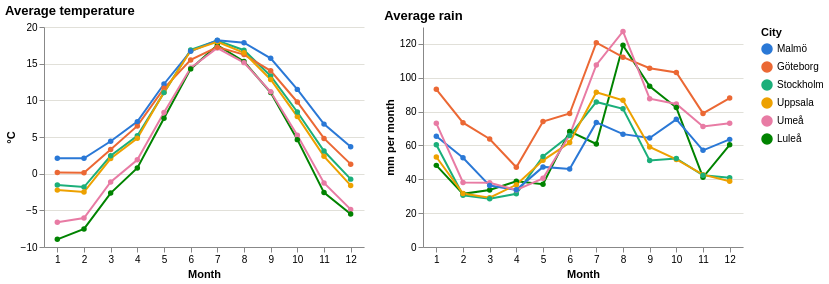

Notebook source saved alongside this figure:
### Markdown cell above
## EDA: weather context per city

Average temperature and rain per month (2021–2026). Two separate charts (not two y-axes on one chart).

### Code cell
monthly = query("""
    SELECT city, month(date_local) AS month,
           avg(temperature_avg_c)  AS temperature_c,
           sum(precipitation_mm) / count(DISTINCT year(date_local)) AS rain_mm
    FROM marts.daily
    GROUP BY ALL
""")

def monthly_line(field, y_title, chart_title):
    return (
        alt.Chart(monthly)
        .mark_line(strokeWidth=2, point=alt.OverlayMarkDef(size=30))
        .encode(
            x=alt.X("month:O", title="Month", axis=alt.Axis(labelAngle=0)),
            y=alt.Y(f"{field}:Q", title=y_title, axis=alt.Axis(gridColor=GRID)),
            color=alt.Color("city:N", sort=CITIES, scale=CITY_SCALE, title="City"),
            tooltip=["city:N", "month:O", alt.Tooltip(f"{field}:Q", format=".1f")],
        )
        .properties(width=320, height=220, title=title(chart_title))
    )

(
    alt.hconcat(monthly_line("temperature_c", "°C", "Average temperature"),
                monthly_line("rain_mm", "mm per month", "Average rain"))
    .configure_view(stroke=None)
)

### Figure 1 — Vega-Lite specification as saved in the notebook (floating-point values rounded to 4 significant figures)
{"config": {"view": {"continuousWidth": 300, "continuousHeight": 300, "stroke": null}}, "hconcat": [{"mark": {"type": "line", "point": {"size": 30}, "strokeWidth": 2}, "encoding": {"color": {"field": "city", "scale": {"domain": ["Malmö", "Göteborg", "Stockholm", "Uppsala", "Umeå", "Luleå"], "range": ["#2a78d6", "#eb6834", "#1baf7a", "#eda100", "#e87ba4", "#008300"]}, "sort": ["Malmö", "Göteborg", "Stockholm", "Uppsala", "Umeå", "Luleå"], "title": "City", "type": "nominal"}, "tooltip": [{"field": "city", "type": "nominal"}, {"field": "month", "type": "ordinal"}, {"field": "temperature_c", "format": ".1f", "type": "quantitative"}], "x": {"axis": {"labelAngle": 0}, "field": "month", "title": "Month", "type": "ordinal"}, "y": {"axis": {"gridColor": "#e1e0d9"}, "field": "temperature_c", "title": "°C", "type": "quantitative"}}, "height": 220, "title": {"text": "Average temperature", "anchor": "start", "fontWeight": "bold", "subtitle": ""}, "width": 320}, {"mark": {"type": "line", "point": {"size": 30}, "strokeWidth": 2}, "encoding": {"color": {"field": "city", "scale": {"domain": ["Malmö", "Göteborg", "Stockholm", "Uppsala", "Umeå", "Luleå"], "range": ["#2a78d6", "#eb6834", "#1baf7a", "#eda100", "#e87ba4", "#008300"]}, "sort": ["Malmö", "Göteborg", "Stockholm", "Uppsala", "Umeå", "Luleå"], "title": "City", "type": "nominal"}, "tooltip": [{"field": "city", "type": "nominal"}, {"field": "month", "type": "ordinal"}, {"field": "rain_mm", "format": ".1f", "type": "quantitative"}], "x": {"axis": {"labelAngle": 0}, "field": "month", "title": "Month", "type": "ordinal"}, "y": {"axis": {"gridColor": "#e1e0d9"}, "field": "rain_mm", "title": "mm per month", "type": "quantitative"}}, "height": 220, "title": {"text": "Average rain", "anchor": "start", "fontWeight": "bold", "subtitle": ""}, "width": 320}], "data": {"name": "data-dfd36afd2bbb8c66d28aabc4b19a2cfe"}, "$schema": "https://vega.github.io/schema/vega-lite/v6.4.1.json", "datasets": {"data-dfd36afd2bbb8c66d28aabc4b19a2cfe": [{"city": "Luleå", "month": 8, "temperature_c": 15.29, "rain_mm": 119.2}, {"city": "Luleå", "month": 9, "temperature_c": 11.05, "rain_mm": 95.02}, {"city": "Stockholm", "month": 4, "temperature_c": 5.166, "rain_mm": 31.43}, {"city": "Stockholm", "month": 7, "temperature_c": 18.16, "rain_mm": 85.7}, {"city": "Malmö", "month": 2, "temperature_c": 2.095, "rain_mm": 52.73}, {"city": "Göteborg", "month": 6, "temperature_c": 15.51, "rain_mm": 78.87}, {"city": "Göteborg", "month": 10, "temperature_c": 9.774, "rain_mm": 103.1}, {"city": "Uppsala", "month": 6, "temperature_c": 16.76, "rain_mm": 61.7}, {"city": "Uppsala", "month": 10, "temperature_c": 7.779, "rain_mm": 51.77}, {"city": "Umeå", "month": 6, "temperature_c": 14.42, "rain_mm": 66.12}, {"city": "Luleå", "month": 4, "temperature_c": 0.7781, "rain_mm": 38.8}, {"city": "Luleå", "month": 7, "temperature_c": 17.52, "rain_mm": 60.87}, {"city": "Stockholm", "month": 8, "temperature_c": 16.83, "rain_mm": 81.67}, {"city": "Stockholm", "month": 9, "temperature_c": 13.33, "rain_mm": 51.15}, {"city": "Malmö", "month": 5, "temperature_c": 12.23, "rain_mm": 47.33}, {"city": "Umeå", "month": 10, "temperature_c": 5.245, "rain_mm": 84.53}, {"city": "Umeå", "month": 4, "temperature_c": 1.883, "rain_mm": 33.67}, {"city": "Umeå", "month": 7, "temperature_c": 17.13, "rain_mm": 107.6}, {"city": "Luleå", "month": 6, "temperature_c": 14.29, "rain_mm": 68.3}, {"city": "Luleå", "month": 10, "temperature_c": 4.642, "rain_mm": 82.4}, {"city": "Malmö", "month": 1, "temperature_c": 2.09, "rain_mm": 65.42}, {"city": "Malmö", "month": 12, "temperature_c": 3.673, "rain_mm": 63.6}, {"city": "Göteborg", "month": 8, "temperature_c": 16.24, "rain_mm": 112.2}, {"city": "Göteborg", "month": 9, "temperature_c": 14.03, "rain_mm": 105.6}, {"city": "Uppsala", "month": 8, "temperature_c": 16.49, "rain_mm": 86.7}, {"city": "Uppsala", "month": 9, "temperature_c": 12.84, "rain_mm": 59.12}, {"city": "Umeå", "month": 2, "temperature_c": -6.06, "rain_mm": 38.1}, {"city": "Luleå", "month": 3, "temperature_c": -2.646, "rain_mm": 33.7}, {"city": "Luleå", "month": 11, "temperature_c": -2.579, "rain_mm": 41.16}, {"city": "Stockholm", "month": 1, "temperature_c": -1.558, "rain_mm": 60.47}, {"city": "Stockholm", "month": 12, "temperature_c": -0.7457, "rain_mm": 40.94}, {"city": "Göteborg", "month": 5, "temperature_c": 11.64, "rain_mm": 74.1}, {"city": "Uppsala", "month": 5, "temperature_c": 11.09, "rain_mm": 51.2}, {"city": "Umeå", "month": 3, "temperature_c": -1.123, "rain_mm": 38.0}, {"city": "Luleå", "month": 2, "temperature_c": -7.536, "rain_mm": 31.4}, {"city": "Stockholm", "month": 5, "temperature_c": 11.05, "rain_mm": 53.53}, {"city": "Malmö", "month": 8, "temperature_c": 17.86, "rain_mm": 66.68}, {"city": "Malmö", "month": 9, "temperature_c": 15.73, "rain_mm": 64.42}, {"city": "Göteborg", "month": 1, "temperature_c": 0.1588, "rain_mm": 93.15}, {"city": "Göteborg", "month": 12, "temperature_c": 1.299, "rain_mm": 88.02}, {"city": "Uppsala", "month": 1, "temperature_c": -2.244, "rain_mm": 53.2}, {"city": "Uppsala", "month": 12, "temperature_c": -1.606, "rain_mm": 38.86}, {"city": "Umeå", "month": 11, "temperature_c": -1.271, "rain_mm": 71.26}, {"city": "Umeå", "month": 8, "temperature_c": 15.14, "rain_mm": 127.4}, {"city": "Umeå", "month": 9, "temperature_c": 11.16, "rain_mm": 87.62}, {"city": "Stockholm", "month": 6, "temperature_c": 16.87, "rain_mm": 65.85}, {"city": "Stockholm", "month": 10, "temperature_c": 8.409, "rain_mm": 52.3}, {"city": "Malmö", "month": 3, "temperature_c": 4.416, "rain_mm": 36.28}, {"city": "Malmö", "month": 11, "temperature_c": 6.756, "rain_mm": 57.14}, {"city": "Göteborg", "month": 7, "temperature_c": 17.25, "rain_mm": 120.7}, {"city": "Göteborg", "month": 4, "temperature_c": 6.515, "rain_mm": 47.12}, {"city": "Uppsala", "month": 7, "temperature_c": 17.98, "rain_mm": 91.42}, {"city": "Uppsala", "month": 4, "temperature_c": 4.831, "rain_mm": 36.77}, {"city": "Umeå", "month": 1, "temperature_c": -6.627, "rain_mm": 73.08}, {"city": "Luleå", "month": 5, "temperature_c": 7.569, "rain_mm": 37.1}, {"city": "Stockholm", "month": 2, "temperature_c": -1.83, "rain_mm": 30.57}, {"city": "Malmö", "month": 4, "temperature_c": 7.097, "rain_mm": 33.78}, {"city": "Malmö", "month": 7, "temperature_c": 18.18, "rain_mm": 73.63}, {"city": "Göteborg", "month": 3, "temperature_c": 3.306, "rain_mm": 63.85}, {"city": "Göteborg", "month": 11, "temperature_c": 4.808, "rain_mm": 78.94}, {"city": "Uppsala", "month": 3, "temperature_c": 2.066, "rain_mm": 29.15}, {"city": "Uppsala", "month": 11, "temperature_c": 2.364, "rain_mm": 42.74}, {"city": "Umeå", "month": 12, "temperature_c": -4.872, "rain_mm": 73.14}, {"city": "Umeå", "month": 5, "temperature_c": 8.356, "rain_mm": 40.57}, {"city": "Luleå", "month": 1, "temperature_c": -8.955, "rain_mm": 48.23}, {"city": "Luleå", "month": 12, "temperature_c": -5.488, "rain_mm": 60.36}, {"city": "Stockholm", "month": 3, "temperature_c": 2.435, "rain_mm": 28.55}, {"city": "Stockholm", "month": 11, "temperature_c": 3.083, "rain_mm": 42.4}, {"city": "Malmö", "month": 6, "temperature_c": 16.7, "rain_mm": 46.12}, {"city": "Malmö", "month": 10, "temperature_c": 11.49, "rain_mm": 75.43}, {"city": "Göteborg", "month": 2, "temperature_c": 0.1337, "rain_mm": 73.43}, {"city": "Uppsala", "month": 2, "temperature_c": -2.51, "rain_mm": 31.63}]}}
